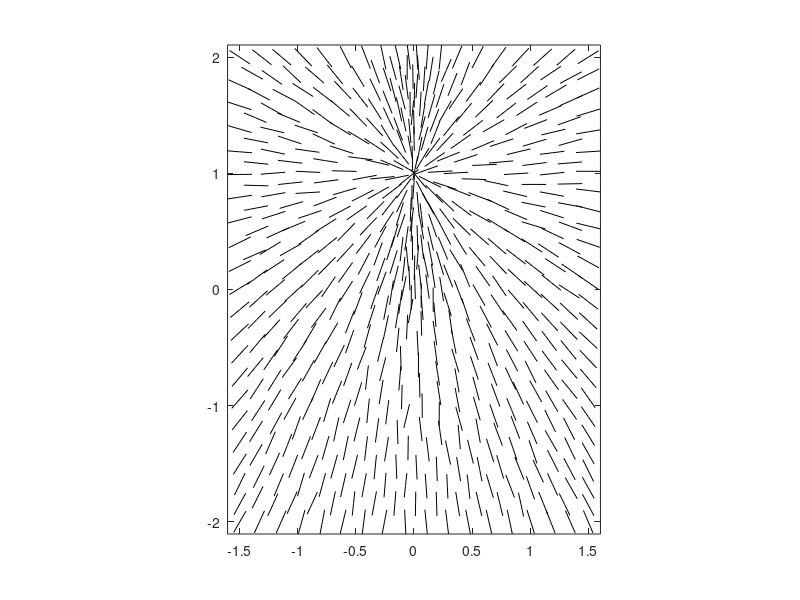

Source code (MATLAB):
% clear
% nx = 20;
% ny = 40;
% n = nx*ny;
% 
% [Y, X] = meshgrid(linspace(0,2,ny), linspace(-.5,.5,nx));
% x = [X(:)'; Y(:)'];
load x
n = size(x,2);
Omega = zeros(2,2,n);
% cv = [2;1];
% Omega = repmat(cv*cv', [1,1,n]);

for i = 1:n
    b = ([0; 1] - x(:,i))/norm([0; 1] - x(:,i));
    Omega(:,:,i) = b*b';
end

dt = 1e-1;
time = 0:dt:20;
m = size(time,2);

% a = [.25 .75; .6 1];
% Ft = repmat(a'*a, [1,1,n]);
Ft = zeros(2,2,n);
a = rand(2,2,n) - .5;
for i = 1:n
    Ft(:,:,i) = a(:,:,i)'*a(:,:,i);
end

Fd = zeros(n,m);
Fv = zeros(2,n,m);

for i =1:m
    for j = 1:n
        [Dv, Fe] = eig(Ft(:,:,j));
        Fv(:,j,i) = Dv(:, diag(Fe)' == max(max(Fe)));
    end
    itrace = Ft(1,1,:) + Ft(2,2,:);
    Fd(:,i) = itrace(:);
    
    Ft = Ft + 1e-1*Omega*dt;
end
% v = rand(2,n) - .5;
% v(:,max(abs(v))>0) = v(:,max(abs(v))>0) * diag(1./sqrt(sum(v(:,max(abs(v))>0).^2)));

%% Plot
figure(1)
for i = 1:1:m
    cla;
    quiver(x(1,:), x(2,:), Fv(1,:,i), Fv(2,:,i), .5, 'k-', 'ShowArrowHead', 'off');
    hold on
    quiver(x(1,:), x(2,:), -Fv(1,:,i), -Fv(2,:,i), .5, 'k-', 'ShowArrowHead', 'off');
    hold off
    axis([-.5, .5, 0, 2], 'image')
    getframe;
%     pause
end
% interp2(x(1,:), y(2,:), 1);